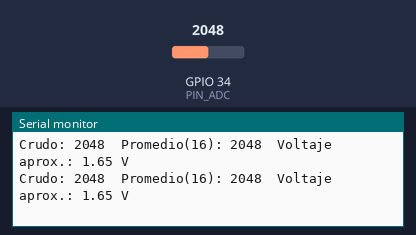
A sketch run on a simulated ESP32. On the bench: the last lines printed to the serial monitor. The inputs (shaded band) are chosen by the test bench; at power-on: GPIO 34 (PIN_ADC) = 2048 (analog values on the 0–4095 scale).

Above: at 1.5 s.
1.6 s: GPIO 34 (PIN_ADC) set to 2866
At 1.89 s:
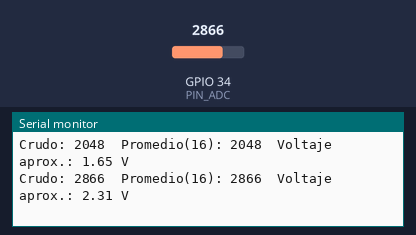
3.1 s: GPIO 34 (PIN_ADC) set to 3603
At 3.23 s:
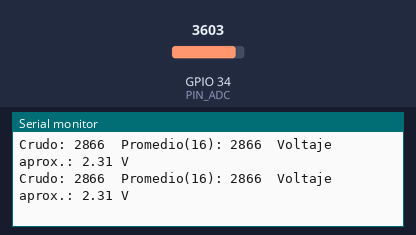
Timing chart, 0 to 6.1 s (numbered marks = the images above; inputs shaded):
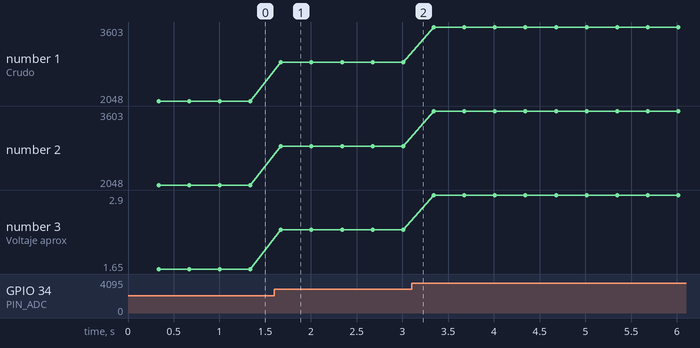

The sketch:

U2-E04-lectura-adc.ino
```cpp
/*
  U2-E04 - Lectura ADC1 con promediado simple
  Placa: ESP32 DevKit V1 de 30 pines
  Monitor serie: 115200 bit/s

  Objetivo: leer un sensor analogico (por ejemplo un potenciometro) por
  un canal ADC1 y comparar la lectura cruda contra un promedio filtrado.

  GPIO34 es ADC1_CH6: solo entrada, sin pull-up/pull-down interno. Se usa
  un canal ADC1 (no ADC2) porque ADC2 comparte recursos con Wi-Fi y puede
  dejar de estar disponible si la radio esta activa (ver manual,
  seccion 2.4).
*/
const uint8_t PIN_ADC = 34;          // GPIO34, ADC1_CH6
const uint8_t NUM_MUESTRAS = 16;

void setup() {
  Serial.begin(115200);
  delay(300);
  analogReadResolution(12);          // 0 a 4095
  Serial.println("U2-E04 iniciado: lectura ADC1 en GPIO34");
}

void loop() {
  int crudo = analogRead(PIN_ADC);

  uint32_t suma = 0;
  for (uint8_t i = 0; i < NUM_MUESTRAS; i++) {
    suma += analogRead(PIN_ADC);
    delay(2);
  }
  int promedio = suma / NUM_MUESTRAS;

  float voltajeAprox = (promedio / 4095.0f) * 3.3f;

  Serial.print("Crudo: ");
  Serial.print(crudo);
  Serial.print("  Promedio(");
  Serial.print(NUM_MUESTRAS);
  Serial.print("): ");
  Serial.print(promedio);
  Serial.print("  Voltaje aprox.: ");
  Serial.print(voltajeAprox, 2);
  Serial.println(" V");

  delay(300);
}
```

Measured:
- after the input at 1.6 s, the serial monitor: prints a new line after 0.07 s (image 1)
- plotted number 1: 2048 → 2866 after the input at 1.6 s, 2866 → 3603 after the input at 3.1 s
- plotted number 2: 2048 → 2866 after the input at 1.6 s, 2866 → 3603 after the input at 3.1 s
- plotted number 3: 1.65 → 2.31 after the input at 1.6 s, 2.31 → 2.9 after the input at 3.1 s
